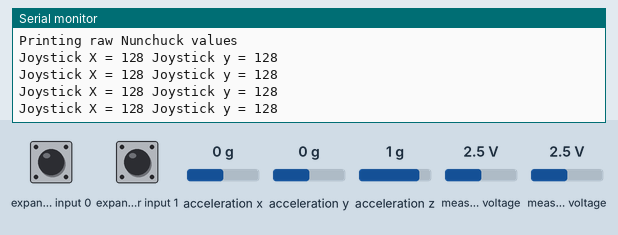
A sketch run on a simulated Arduino Uno, built with avr-gcc and run on an emulated ATmega328P. Parts: the last lines printed to the serial monitor. Wiring (inferred from the names in the program): Wii Nunchuk at I2C address 0x52. The test bench sets the inputs (shaded band); at power-on: measured voltage 2.5 V, expander input 0 HIGH, expander input 1 HIGH, acceleration x 0 g, acceleration y 0 g, acceleration z 1 g.

Above: at 1.2 s.
1.3 s: measured voltage (sensor 200) set to 0.1 V
At 1.64 s:
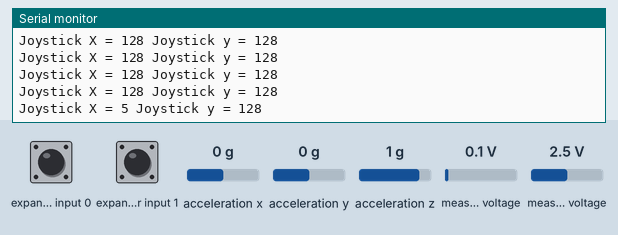
2.8 s: measured voltage (sensor 201) set to 0.1 V
At 2.84 s:
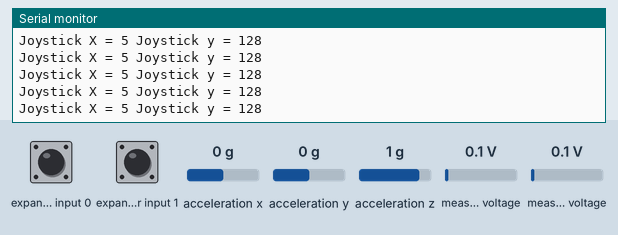
4.3 s: measured voltage (sensor 200) set to 1.2 V
At 4.34 s:
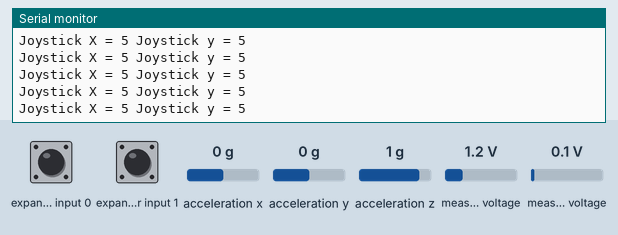
5.8 s: measured voltage (sensor 201) set to 1.2 V
At 5.84 s:
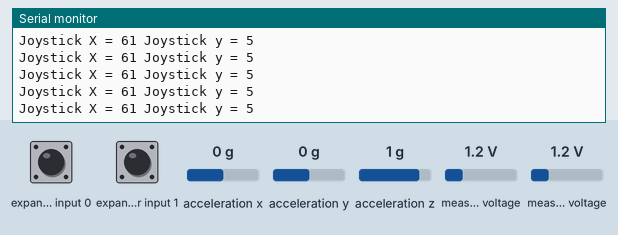
Timing chart, 0 to 8.3 s (numbered marks = the images above; inputs shaded):
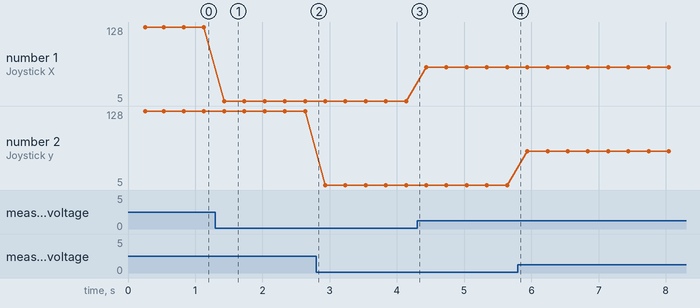

The sketch:

Nunchuck_test.ino
```cpp
// (licence header left out)
#include <Wire.h>

byte error, MPU_6050_found, nunchuck_found, lowByte, highByte;
int address;
int nDevices;

void setup()
{
  Wire.begin();
  TWBR = 12;
  Serial.begin(9600);
}

void loop()
{
  Serial.println("Scanning I2C bus...");

  nDevices = 0;
  for(address = 1; address < 127; address++ )
  {
    Wire.beginTransmission(address);
    error = Wire.endTransmission();

    if (error == 0)
    {
      Serial.print("I2C device found at address 0x");
      if (address<16)Serial.print("0");
      Serial.println(address,HEX);
      nDevices++;

      if(address == 0x52){
        Serial.println("This could be a Nunchuck");
        Serial.println("Trying to initialise the device...");
        Wire.beginTransmission(0x52);
        Wire.write(0xF0);
        Wire.write(0x55);
        Wire.endTransmission();
        delay(20);
        Wire.beginTransmission(0x52);
        Wire.write(0xFB);
        Wire.write(0x00);
        Wire.endTransmission();
        delay(20);
        Serial.println("Sending joystick data request...");
        Wire.beginTransmission(0x52);
        Wire.write(0x00);
        Wire.endTransmission();
        Wire.requestFrom(0x52,1);
        while(Wire.available() < 1);
        lowByte = Wire.read();
        if(lowByte > 100 && lowByte < 160){
          Serial.print("Data response normal: ");
          Serial.println(lowByte);
          nunchuck_found = 1;
        }
        else{
          Serial.print("Data response is not normal: ");
          Serial.println(lowByte);
        }
      }
    }
    else if (error==4)
    {
      Serial.print("Unknown error at address 0x");
      if (address<16)
        Serial.print("0");
      Serial.println(address,HEX);
    }
  }
  if (nDevices == 0)
    Serial.println("No I2C devices found\n");
  else
    Serial.println("done\n");

  if(nunchuck_found){
    Serial.println("Printing raw Nunchuck values");
    for(address = 0; address < 2000; address++ ){
      Wire.beginTransmission(0x52);
      Wire.write(0x00);
      Wire.endTransmission();
      Wire.requestFrom(0x52,2);
      while(Wire.available() < 2);
      Serial.print("Joystick X = ");
      Serial.print(Wire.read());
      Serial.print(" Joystick y = ");
      Serial.println(Wire.read());
      delay(300);
    }
  }
  else Serial.println("No Nunchuck device found at address 0x52");
  while(1);
}
```

Measured:
- after the input at 1.3 s, the serial monitor: prints a new line after 0.13 s (image 1)
- plotted number 1: 128 → 5 after the input at 1.3 s, 5 → 61 after the input at 4.3 s
